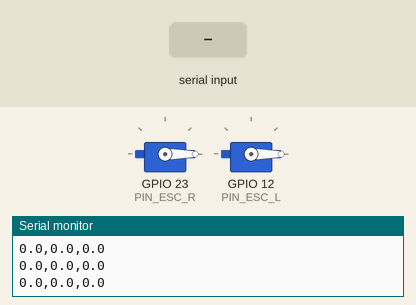
Bench run of a sketch on a simulated ESP32. Parts: 2 × servo, the last lines printed to the serial monitor. The test bench sets the inputs (shaded band).

Above: at 1.2 s.
1.3 s: "90,45\n" received over Serial
At 2.5 s:
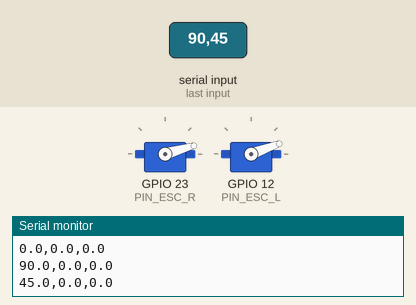
4.3 s: "30,150\n" received over Serial
At 6.4 s:
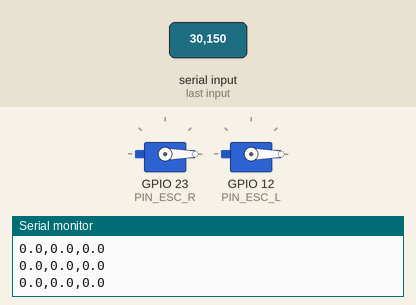
Timing chart, 0 to 7.9 s (numbered marks = the images above; inputs shaded):
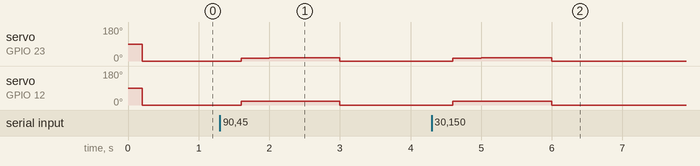

Measured:
- after the input at 1.3 s, servo on GPIO 23 (PIN_ESC_R): 0° → 15° after 0.30 s, → 16° 0.40 s later, → 17° 0.60 s later, → 0° 0.40 s later; servo on GPIO 12 (PIN_ESC_L): 0° → 19° after 0.30 s, → 20° 0.80 s later, → 21° 0.40 s later, → 0° 0.20 s later
- after the input at 4.3 s, servo on GPIO 23 (PIN_ESC_R): 0° → 15° after 0.30 s, → 16° 0.40 s later, → 17° 0.60 s later, → 0° 0.40 s later; servo on GPIO 12 (PIN_ESC_L): 0° → 19° after 0.30 s, → 20° 0.80 s later, → 21° 0.40 s later, → 0° 0.20 s later

The sketch:

velocity-asymmetric-hybrid.ino
```cpp
// (licence header left out)
#include <ESP32Servo.h>

const int PIN_ESC_R = 23; const int PIN_ESC_L = 12;
const unsigned long INTERVAL = 200;
float targetRPM = 0, actualTarget = 0;
float Kp = 0.15, Ki = 0.30, Ksync = 5.0;
float FF_R = 1085, FF_L = 1105; // Compensation for heavier motor

volatile float rpmR = 0, rpmL = 0;
volatile long pulseR = 0, pulseL = 0;
Servo motorR, motorL;

void IRAM_ATTR isrR() { pulseR++; }
void IRAM_ATTR isrL() { pulseL++; }

void ControlEngine(void * pvParameters) {
  float iR = 0, iSync = 0;
  unsigned long lastT = millis();

  for(;;) {
    unsigned long now = millis();
    if (now - lastT >= INTERVAL) {
      float dt = (now - lastT) / 1000.0; lastT = now;
      noInterrupts();
      long cR = pulseR; pulseR = 0; long cL = pulseL; pulseL = 0;
      interrupts();

      rpmR = (rpmR * 0.8) + (((cR / 90.0) * (60.0 / dt)) * 0.2);
      rpmL = (rpmL * 0.8) + (((cL / 90.0) * (60.0 / dt)) * 0.2);

      if (actualTarget < targetRPM) actualTarget += 1.0;
      else if (actualTarget > targetRPM) actualTarget -= 2.0;

      if (targetRPM > 0) {
        iR = constrain(iR + (actualTarget - rpmR), -50, 50);
        iSync = constrain(iSync + (rpmR - rpmL), -30, 30);

        float outR = FF_R + ((actualTarget - rpmR) * Kp) + (iR * Ki);
        float outL = outR + (FF_L - FF_R) + ((rpmR - rpmL) * Ksync);

        motorR.writeMicroseconds((int)constrain(outR, 1030, 1350));
        motorL.writeMicroseconds((int)constrain(outL, 1030, 1350));
      } else {
        motorR.writeMicroseconds(1000); motorL.writeMicroseconds(1000);
        iR = 0; iSync = 0; actualTarget = 0;
      }
    }
    vTaskDelay(1);
  }
}

void setup() {
  Serial.begin(115200);
  ESP32PWM::allocateTimer(0); ESP32PWM::allocateTimer(1);
  motorR.attach(PIN_ESC_R, 1000, 2000); motorL.attach(PIN_ESC_L, 1000, 2000);
  xTaskCreatePinnedToCore(ControlEngine, "Ctrl", 8192, NULL, 3, NULL, 0);
}

void loop() {
  if (Serial.available()) targetRPM = Serial.parseFloat();
  Serial.printf("%.1f,%.1f,%.1f\n", targetRPM, rpmR, rpmL);
  delay(200);
}
```
